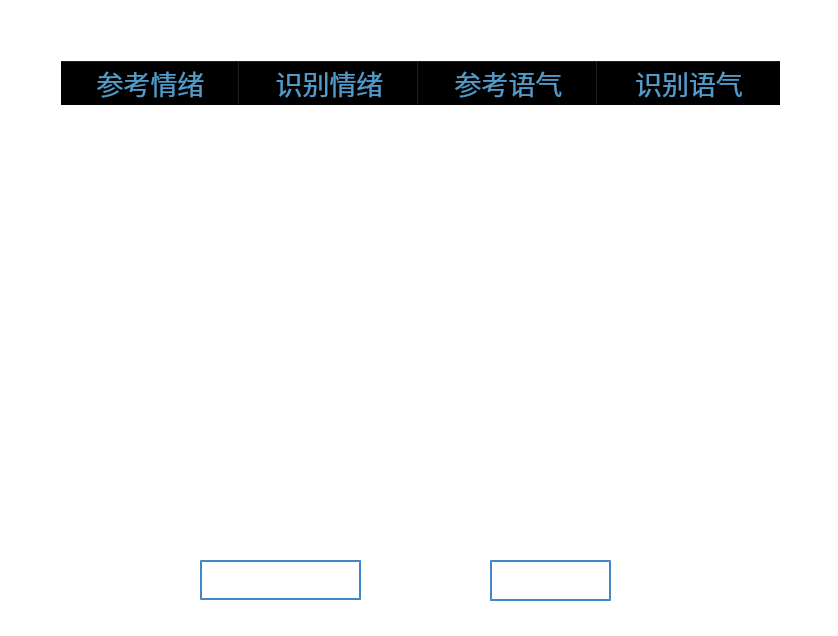
<?xml version="1.0" encoding="UTF-8"?>
<ui version="4.0">
 <class>Form</class>
 <widget class="QWidget" name="Form">
  <property name="geometry">
   <rect>
    <x>0</x>
    <y>0</y>
    <width>838</width>
    <height>636</height>
   </rect>
  </property>
  <property name="windowTitle">
   <string>Form</string>
  </property>
  <property name="autoFillBackground">
   <bool>false</bool>
  </property>
  <property name="styleSheet">
   <string notr="true">background-color: rgba(5, 24, 63, 0);</string>
  </property>
  <widget class="QTableWidget" name="tableWidget">
   <property name="enabled">
    <bool>true</bool>
   </property>
   <property name="geometry">
    <rect>
     <x>60</x>
     <y>60</y>
     <width>721</width>
     <height>491</height>
    </rect>
   </property>
   <property name="font">
    <font>
     <family>宋体</family>
     <pointsize>20</pointsize>
    </font>
   </property>
   <property name="styleSheet">
    <string notr="true">alternate-background-color: rgba(56, 97, 139,  105);
background-color: rgba(5, 24, 63, 125);
pane{border: -1px;top:-2px;left: 1px;}</string>
   </property>
   <property name="editTriggers">
    <set>QAbstractItemView::NoEditTriggers</set>
   </property>
   <property name="alternatingRowColors">
    <bool>true</bool>
   </property>
   <property name="showGrid">
    <bool>false</bool>
   </property>
   <property name="gridStyle">
    <enum>Qt::NoPen</enum>
   </property>
   <attribute name="horizontalHeaderVisible">
    <bool>true</bool>
   </attribute>
   <attribute name="horizontalHeaderCascadingSectionResizes">
    <bool>false</bool>
   </attribute>
   <attribute name="horizontalHeaderDefaultSectionSize">
    <number>179</number>
   </attribute>
   <attribute name="horizontalHeaderShowSortIndicator" stdset="0">
    <bool>false</bool>
   </attribute>
   <attribute name="horizontalHeaderStretchLastSection">
    <bool>true</bool>
   </attribute>
   <attribute name="verticalHeaderStretchLastSection">
    <bool>false</bool>
   </attribute>
   <column>
    <property name="text">
     <string>参考情绪</string>
    </property>
    <property name="font">
     <font>
      <family>微软雅黑</family>
      <pointsize>20</pointsize>
     </font>
    </property>
    <property name="background">
     <color alpha="125">
      <red>23</red>
      <green>56</green>
      <blue>88</blue>
     </color>
    </property>
    <property name="foreground">
     <brush brushstyle="SolidPattern">
      <color alpha="255">
       <red>82</red>
       <green>154</green>
       <blue>202</blue>
      </color>
     </brush>
    </property>
   </column>
   <column>
    <property name="text">
     <string>识别情绪</string>
    </property>
    <property name="font">
     <font>
      <family>微软雅黑</family>
      <pointsize>20</pointsize>
     </font>
    </property>
    <property name="foreground">
     <brush brushstyle="SolidPattern">
      <color alpha="255">
       <red>82</red>
       <green>154</green>
       <blue>202</blue>
      </color>
     </brush>
    </property>
   </column>
   <column>
    <property name="text">
     <string>参考语气</string>
    </property>
    <property name="font">
     <font>
      <family>微软雅黑</family>
      <pointsize>20</pointsize>
     </font>
    </property>
    <property name="foreground">
     <brush brushstyle="SolidPattern">
      <color alpha="255">
       <red>82</red>
       <green>154</green>
       <blue>202</blue>
      </color>
     </brush>
    </property>
   </column>
   <column>
    <property name="text">
     <string>识别语气</string>
    </property>
    <property name="font">
     <font>
      <family>微软雅黑</family>
      <pointsize>20</pointsize>
     </font>
    </property>
    <property name="foreground">
     <brush brushstyle="SolidPattern">
      <color alpha="255">
       <red>82</red>
       <green>154</green>
       <blue>202</blue>
      </color>
     </brush>
    </property>
   </column>
  </widget>
  <widget class="QLabel" name="label">
   <property name="geometry">
    <rect>
     <x>200</x>
     <y>560</y>
     <width>161</width>
     <height>40</height>
    </rect>
   </property>
   <property name="font">
    <font>
     <family>微软雅黑</family>
     <pointsize>16</pointsize>
    </font>
   </property>
   <property name="styleSheet">
    <string notr="true">border:2px solid rgba(14, 101, 178, 200);
color: rgba(255, 255, 255, 150);</string>
   </property>
   <property name="text">
    <string>最终得分：</string>
   </property>
  </widget>
  <widget class="QPushButton" name="pushButton">
   <property name="geometry">
    <rect>
     <x>490</x>
     <y>560</y>
     <width>121</width>
     <height>41</height>
    </rect>
   </property>
   <property name="font">
    <font>
     <family>微软雅黑</family>
     <pointsize>18</pointsize>
    </font>
   </property>
   <property name="styleSheet">
    <string notr="true">border:2px solid rgba(14, 101, 178, 200);
color: rgba(255, 255, 255, 150);</string>
   </property>
   <property name="text">
    <string>返回</string>
   </property>
  </widget>
 </widget>
 <resources/>
 <connections/>
</ui>
